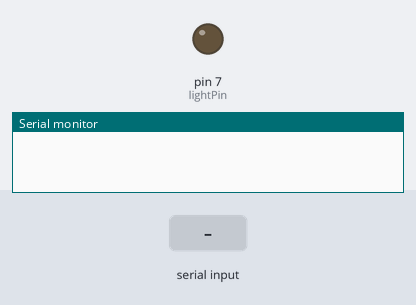
The sketch below on a simulated Arduino Uno, built with avr-gcc and run on an emulated ATmega328P. On the bench: output pins drawn as LEDs (lit = HIGH), the last lines printed to the serial monitor. The inputs (shaded band) are chosen by the test bench.

Above: at 3.2 s.
3.3 s: "30,150\n" received over Serial
At 5.9 s:
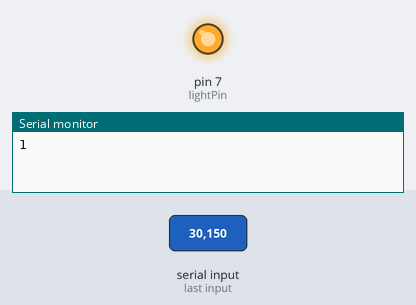
Timing chart, 0 to 7.4 s (numbered marks = the images above; inputs shaded):
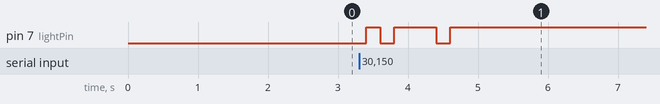

The sketch:

Serial_communication.ino
```cpp
const int lightPin = 7;
int lightOn = 0;
byte buffer[1] = {0};
void setup()
{
//initialize serial communications at a 9600 baud rate
Serial.begin(9600);
pinMode(lightPin, OUTPUT);
delay(2000);

}
void loop()
{
  delay(200);
  if(Serial.available() > 0){
    Serial.readBytes(buffer, 1);
    lightOn = (buffer[0]-'0');
    if(lightOn == 1){
       Serial.println(lightOn);
    }
    digitalWrite(lightPin, lightOn);
  }

//wait 100 milliseconds so we don't drive ourselves crazy

}
```

Measured:
- after the input at 3.3 s, pin 7 (lightPin): goes HIGH 0.20 s, LOW 0.20 s, HIGH 0.60 s, LOW 0.20 s, then HIGH, starting after 0.10 s
